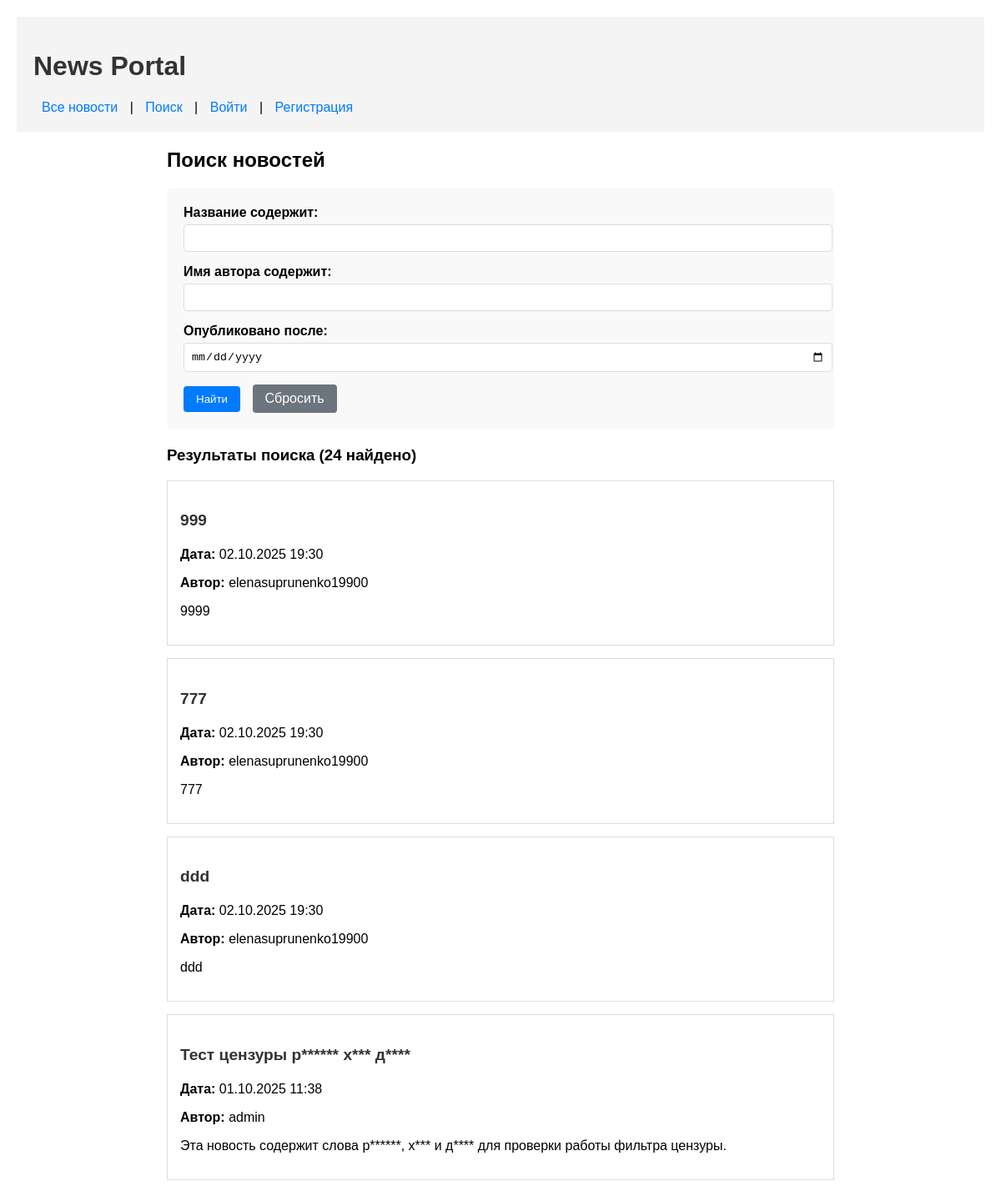
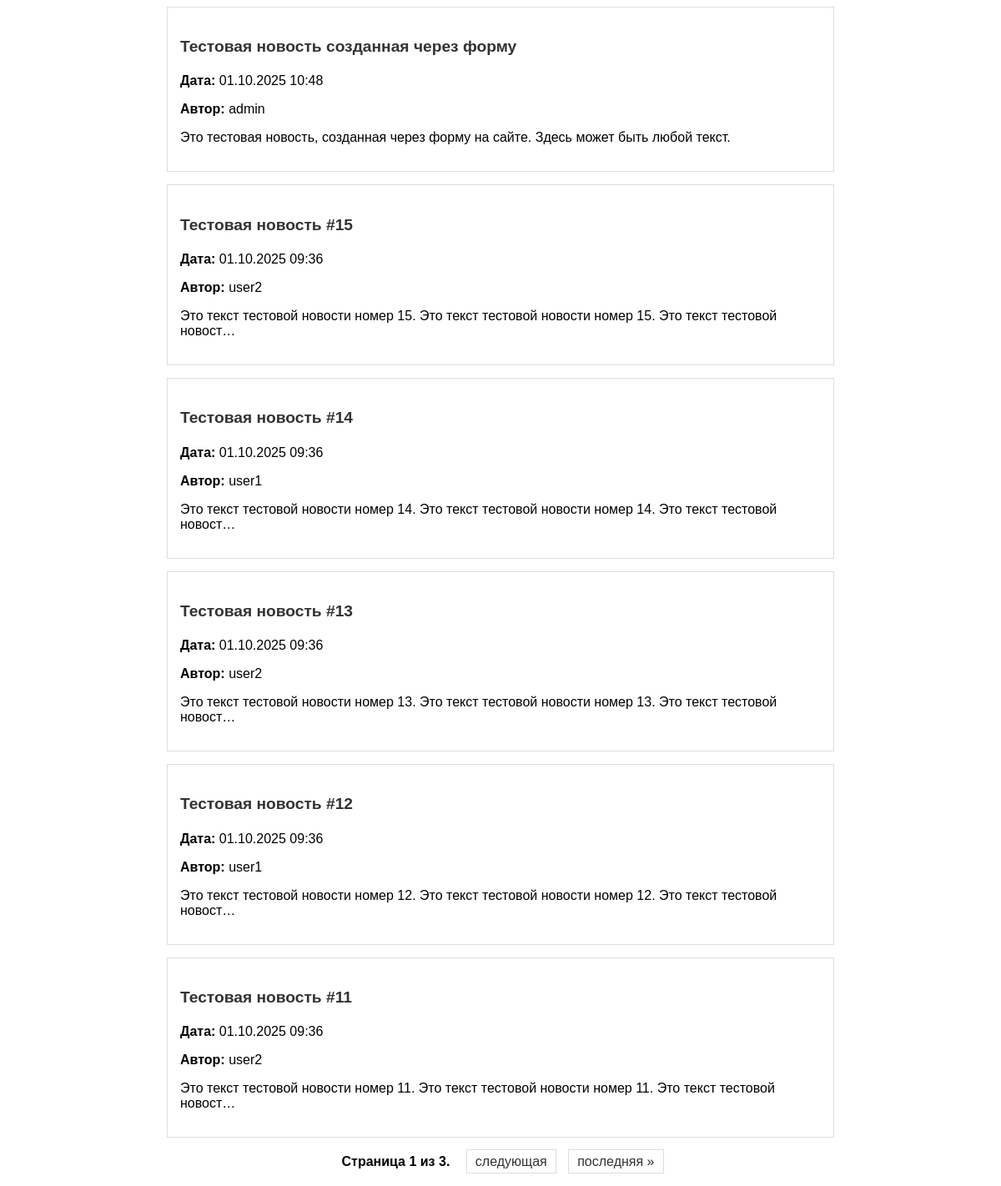
Page /news/search/ on the earlier database version (2 pictures, top to bottom).
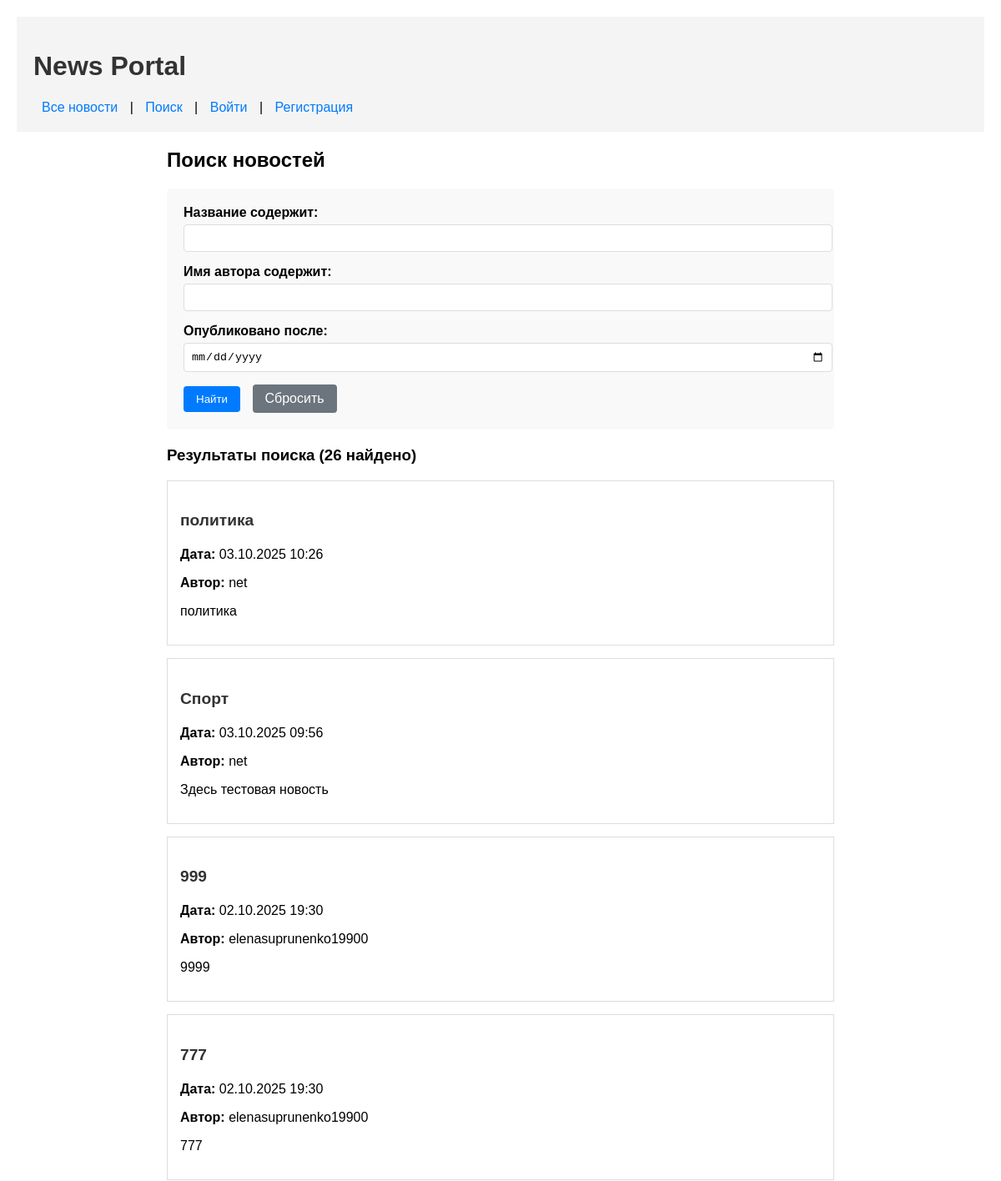
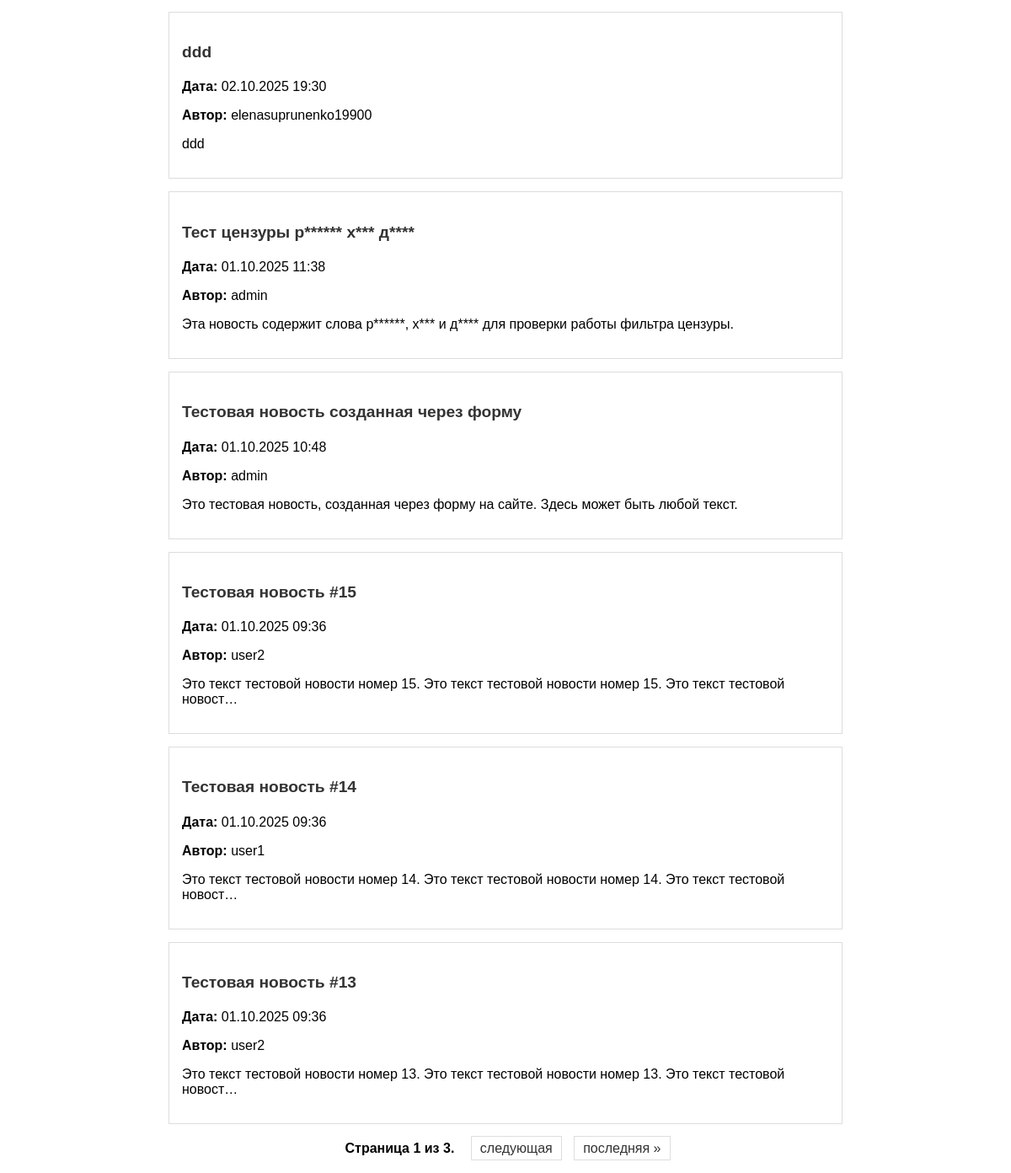
Same page on the later database version (2 pictures, top to bottom).
### news/models.py (models this page shows, shortened)
class Post(models.Model):
    ARTICLE = 'AR'
    NEWS = 'NW'
    POST_TYPES = [
        (ARTICLE, 'Статья'),
        (NEWS, 'Новость'),
    ]
    author = models.ForeignKey(Author, on_delete=models.CASCADE)
    post_type = models.CharField(max_length=2, choices=POST_TYPES, default=ARTICLE)
    created_at = models.DateTimeField(auto_now_add=True)
    categories = models.ManyToManyField(Category, through='PostCategory')
    title = models.CharField(max_length=200)
    text = models.TextField()
    rating = models.IntegerField(default=0)

class Author(models.Model):
    user = models.OneToOneField(User, on_delete=models.CASCADE)
    rating = models.IntegerField(default=0)

### news/views.py (the view)
# urls.py: path('search/', views.news_search, name='news_search'),
def news_search(request):
    posts_list = Post.objects.all().order_by('-created_at')
    post_filter = PostFilter(request.GET, queryset=posts_list)
    paginator = Paginator(post_filter.qs, 10)
    page_number = request.GET.get('page')
    page_obj = paginator.get_page(page_number)
    return render(request, 'news/news_search.html', {
        'filter': post_filter,
        'page_obj': page_obj
    })

### news/templatetags/custom_filters.py (called while the page is built)
@register.filter
@stringfilter
def censor(value):
    bad_words = ['редиска', 'хрен', 'дурак']
    result = value
    for word in bad_words:
        if word in result.lower():
            start = result.lower().find(word)
            censored_word = word[0] + '*' * (len(word) - 1)
            original_word = result[start:start + len(word)]
            censored_word_with_case = original_word[0] + '*' * (len(original_word) - 1)
            result = result.replace(original_word, censored_word_with_case)
    return result

### news/templates/news/news_search.html (shortened to what this page needs)
{% extends 'news/default.html' %}
{% load custom_filters %}
{% block content %}
    <h2>Поиск новостей</h2>
    <div class="search-form">
        <form method="get">
            <div class="form-group">
                <label for="id_title">Название содержит:</label>
                {{ filter.form.title }}
            </div>
            <div class="form-group">
                <label for="id_author__user__username">Имя автора содержит:</label>
                {{ filter.form.author__user__username }}
            </div>
            <div class="form-group">
                <label for="id_created_after">Опубликовано после:</label>
                {{ filter.form.created_after }}
            </div>
            <button type="submit" class="btn btn-primary">Найти</button>
            <a href="{% url 'news_search' %}" class="btn btn-secondary">Сбросить</a>
        </form>
    </div>
    <div class="search-results">
        <h3>Результаты поиска ({{ page_obj.paginator.count }} найдено)</h3>
        {% if page_obj %}
            {% for post in page_obj %}
                <div class="news-item">
                    <h4>
                        <a href="{% url 'news_detail' post.id %}" class="news-title">
                            {{ post.title|censor }}
                        </a>
                    </h4>
                    <p><strong>Дата:</strong> {{ post.created_at|date:"d.m.Y H:i" }}</p>
                    <p><strong>Автор:</strong> {{ post.author.user.username }}</p>
                    <p>{{ post.text|truncatechars:100|censor }}</p>
                </div>
            {% endfor %}
        {% else %}
            <p>Ничего не найдено. Попробуйте изменить критерии поиска.</p>
        {% endif %}
    </div>
    {% if page_obj.has_other_pages %}
    <div class="pagination">
        <span class="step-links">
            <span class="current">
                Страница {{ page_obj.number }} из {{ page_obj.paginator.num_pages }}.
            </span>
            {% if page_obj.has_next %}
                <a href="?{% for key, value in request.GET.items %}{% if key != 'page' %}{{ key }}={{ value }}&{% endif %}{% endfor %}page={{ page_obj.next_page_number }}">следующая</a>
                <a href="?{% for key, value in request.GET.items %}{% if key != 'page' %}{{ key }}={{ value }}&{% endif %}{% endfor %}page={{ page_obj.paginator.num_pages }}">последняя &raquo;</a>
            {% endif %}
        </span>
    </div>
    {% endif %}
{% endblock %}

Differences in the rows shown:
no longer on this page (row unchanged): Post: title|censor "Тестовая новость #12", created_at "01.10.2025 09:36", author.user.username "user1", text|censor "Это текст тестовой новости номер 12. Это текст тестовой новости номер 12. Это текст тестовой новост…"
no longer on this page (row unchanged): Post: title|censor "Тестовая новость #11", created_at "01.10.2025 09:36", author.user.username "user2", text|censor "Это текст тестовой новости номер 11. Это текст тестовой новости номер 11. Это текст тестовой новост…"
added Post: title|censor "политика", created_at "03.10.2025 10:26", author.user.username "net", text|censor "политика"
added Post: title|censor "Спорт", created_at "03.10.2025 09:56", author.user.username "net", text|censor "Здесь тестовая новость"
Other differences:
{{ page_obj.paginator.count }}: "24" → "26"
